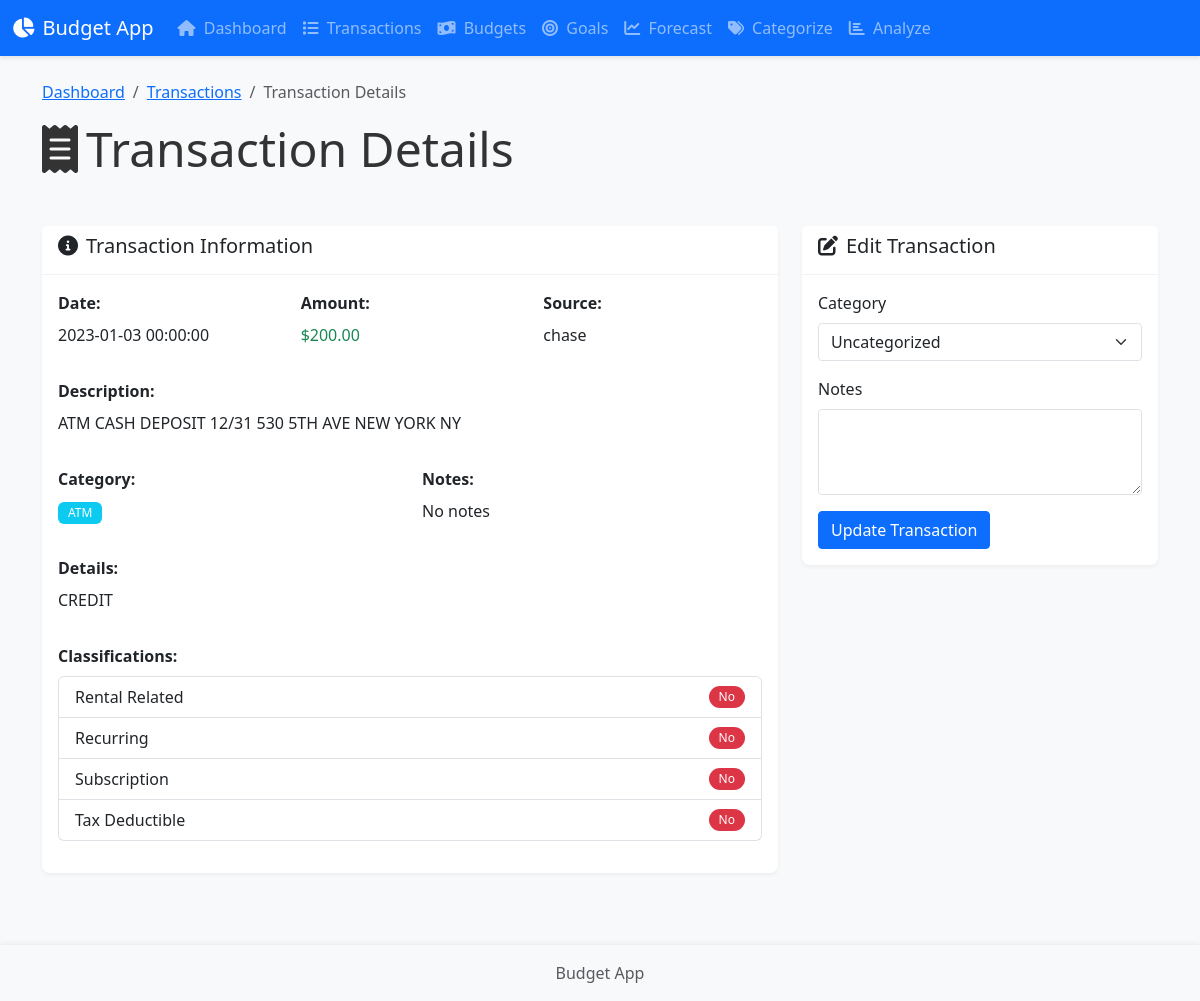
The app's page /transaction/1, older data.
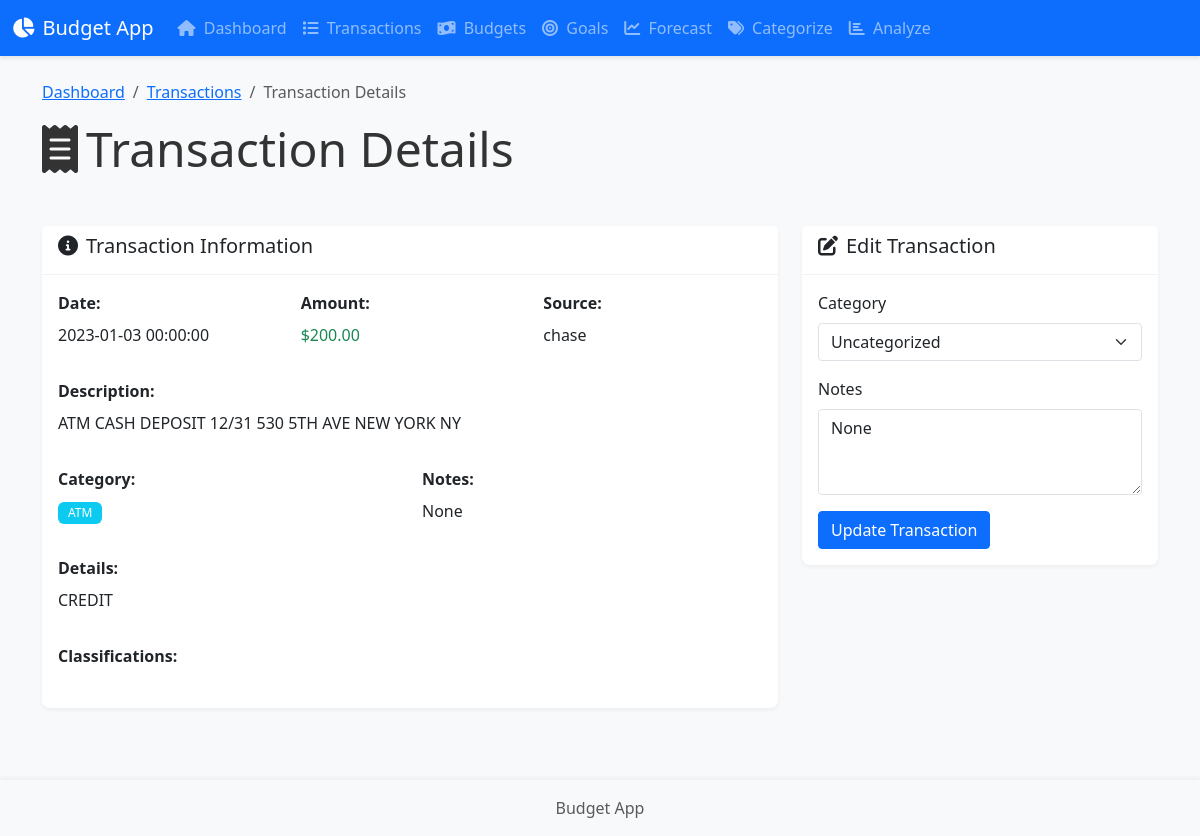
The same page, newer data.
### tables this page shows
CREATE TABLE consolidated_transactions (
            id INTEGER PRIMARY KEY AUTOINCREMENT,
            date_posted TEXT,
            description TEXT,
            amount REAL,
            category TEXT,
            details TEXT,
            source TEXT
        , rental_related INTEGER, expense_category TEXT, maintenance_upgrade TEXT, recurring INTEGER, recurring_group TEXT, recurring_freq TEXT, subscription INTEGER, tax_deductible INTEGER, equipment_tools INTEGER, purchase_date TEXT, asset_value REAL, depreciation_years INTEGER, notes TEXT);

### src/ui.py (the view)
@app.route('/transaction/<int:transaction_id>')
def transaction_detail(transaction_id):
    conn = get_db_connection()
    cursor = conn.cursor()
    cursor.execute("SELECT * FROM consolidated_transactions WHERE id = ?", (transaction_id,))
    transaction = cursor.fetchone()
    if not transaction:
        flash("Transaction not found", "error")
        return redirect(url_for('transactions'))
    conn.close()
    transaction_dict = dict(transaction)
    if 'amount' in transaction_dict:
        try:
            transaction_dict['amount'] = float(transaction_dict['amount'])
        except (ValueError, TypeError):
            transaction_dict['amount'] = 0.0
    return render_template('transaction_detail.html', transaction=transaction_dict)

### src/ui.py (called while the page is built)
def get_db_connection():
    conn = sqlite3.connect(DB_PATH)
    conn.row_factory = sqlite3.Row  # This enables column access by name
    return conn

### src/templates/transaction_detail.html (shortened to what this page needs)
{% extends "base.html" %}
{% block content %}
<div class="row mb-4">
    <div class="col-12">
        <nav aria-label="breadcrumb">
            <ol class="breadcrumb">
                <li class="breadcrumb-item"><a href="/">Dashboard</a></li>
                <li class="breadcrumb-item"><a href="/transactions">Transactions</a></li>
                <li class="breadcrumb-item active">Transaction Details</li>
            </ol>
        </nav>
        <h1 class="display-5 mb-4">
            <i class="fas fa-receipt me-2"></i>Transaction Details
        </h1>
    </div>
</div>
<div class="row">
    <div class="col-md-8">
        <div class="card mb-4">
            <div class="card-header">
                <h5>
                    <i class="fas fa-info-circle me-2"></i>Transaction Information
                </h5>
            </div>
            <div class="card-body">
                <div class="row mb-3">
                    <div class="col-md-4">
                        <label class="form-label fw-bold">Date:</label>
                        <p>{{ transaction.date_posted }}</p>
                    </div>
                    <div class="col-md-4">
                        <label class="form-label fw-bold">Amount:</label>
                        <p class="{{ 'text-success' if transaction.amount|float > 0 else 'text-danger' }}">
                            ${{ "%.2f"|format(transaction.amount|float|abs) }}
                        </p>
                    </div>
                    <div class="col-md-4">
                        <label class="form-label fw-bold">Source:</label>
                        <p>{{ transaction.source }}</p>
                    </div>
                </div>
                <div class="row mb-3">
                    <div class="col-12">
                        <label class="form-label fw-bold">Description:</label>
                        <p>{{ transaction.description }}</p>
                    </div>
                </div>
                <div class="row mb-3">
                    <div class="col-md-6">
                        <label class="form-label fw-bold">Category:</label>
                        {% if transaction.category %}
                        <p><span class="badge bg-info">{{ transaction.category }}</span></p>
                        {% else %}
                        <p><span class="badge bg-secondary">Uncategorized</span></p>
                        {% endif %}
                    </div>
                    <div class="col-md-6">
                        <label class="form-label fw-bold">Notes:</label>
                        <p>{{ transaction.notes|default("No notes") }}</p>
                    </div>
                </div>
                {% if transaction.details %}
                <div class="row mb-3">
                    <div class="col-12">
                        <label class="form-label fw-bold">Details:</label>
                        <p>{{ transaction.details }}</p>
                    </div>
                </div>
                {% endif %}
                <div class="row mb-3">
                    <div class="col-12">
                        <label class="form-label fw-bold">Classifications:</label>
                        <ul class="list-group">
                            {% if transaction.rental_related is not none %}
                            <li class="list-group-item d-flex justify-content-between align-items-center">
                                Rental Related
                                <span class="badge bg-{{ 'success' if transaction.rental_related else 'danger' }} rounded-pill">
                                    {{ 'Yes' if transaction.rental_related else 'No' }}
                                </span>
                            </li>
                            {% endif %}
                            {% if transaction.recurring is not none %}
                            <li class="list-group-item d-flex justify-content-between align-items-center">
                                Recurring
                                <span class="badge bg-{{ 'success' if transaction.recurring else 'danger' }} rounded-pill">
                                    {{ 'Yes' if transaction.recurring else 'No' }}
                                </span>
                            </li>
                            {% endif %}
                            {% if transaction.subscription is not none %}
                            <li class="list-group-item d-flex justify-content-between align-items-center">
                                Subscription
                                <span class="badge bg-{{ 'success' if transaction.subscription else 'danger' }} rounded-pill">
                                    {{ 'Yes' if transaction.subscription else 'No' }}
                                </span>
                            </li>
                            {% endif %}
                            {% if transaction.tax_deductible is not none %}
                            <li class="list-group-item d-flex justify-content-between align-items-center">
                                Tax Deductible
                                <span class="badge bg-{{ 'success' if transaction.tax_deductible else 'danger' }} rounded-pill">
                                    {{ 'Yes' if transaction.tax_deductible else 'No' }}
                                </span>
                            </li>
                            {% endif %}
                        </ul>
                    </div>
                </div>
            </div>
        </div>
    </div>
    <div class="col-md-4">
        <div class="card mb-4">
            <div class="card-header">
                <h5>
                    <i class="fas fa-edit me-2"></i>Edit Transaction
                </h5>
            </div>
            <div class="card-body">
                <form method="POST" action="/transaction/{{ transaction.id }}/update">
                    <div class="mb-3">
                        <label for="category" class="form-label">Category</label>
                        <select class="form-select" id="category" name="category">
                            <option value="">Uncategorized</option>
                        </select>
                    </div>
                    <div class="mb-3">
                        <label for="notes" class="form-label">Notes</label>
                        <textarea class="form-control" id="notes" name="notes" rows="3">{{ transaction.notes|default('') }}</textarea>
                    </div>
                    <button type="submit" class="btn btn-primary">Update Transaction</button>
                </form>
            </div>
        </div>
    </div>
</div>
{% endblock %}

### src/templates/base.html (shortened to what this page needs)
<!DOCTYPE html>
<html lang="en">
<head>
    <link href="https://cdn.jsdelivr.net/npm/bootstrap@5.3.0-alpha1/dist/css/bootstrap.min.css" rel="stylesheet">
    <link rel="stylesheet" href="https://cdnjs.cloudflare.com/ajax/libs/font-awesome/6.0.0/css/all.min.css">
    <link rel="stylesheet" href="{{ url_for('static_files', filename='css/style.css') }}">
</head>
<body>
    <nav class="navbar navbar-expand-lg navbar-dark bg-primary">
        <div class="container-fluid">
            <a class="navbar-brand" href="/">
                <i class="fas fa-chart-pie me-2"></i>Budget App
            </a>
            <div class="collapse navbar-collapse" id="navbarNav">
                <ul class="navbar-nav">
                    <li class="nav-item">
                        <a class="nav-link" href="/"><i class="fas fa-home me-1"></i> Dashboard</a>
                    </li>
                    <li class="nav-item">
                        <a class="nav-link" href="/transactions"><i class="fas fa-list me-1"></i> Transactions</a>
                    </li>
                    <li class="nav-item">
                        <a class="nav-link" href="/budgets"><i class="fas fa-money-bill-wave me-1"></i> Budgets</a>
                    </li>
                    <li class="nav-item">
                        <a class="nav-link" href="/goals"><i class="fas fa-bullseye me-1"></i> Goals</a>
                    </li>
                    <li class="nav-item">
                        <a class="nav-link" href="/forecast"><i class="fas fa-chart-line me-1"></i> Forecast</a>
                    </li>
                    <li class="nav-item">
                        <a class="nav-link" href="/categorize"><i class="fas fa-tags me-1"></i> Categorize</a>
                    </li>
                    <li class="nav-item">
                        <a class="nav-link" href="/analyze"><i class="fas fa-chart-bar me-1"></i> Analyze</a>
                    </li>
                </ul>
            </div>
        </div>
    </nav>
    <div class="container mt-4">
        {% block content %}{% endblock %}
    </div>
    <footer class="footer mt-5 py-3 bg-light">
        <div class="container text-center">
            <span class="text-muted">Budget App</span>
        </div>
    </footer>
</body>
</html>

### src/static/css/style.css (style rules this page uses)
body { background-color: #f8f9fa; color: #333; }
.navbar { box-shadow: 0 2px 4px rgba(0, 0, 0, 0.1); }
.card { box-shadow: 0 2px 4px rgba(0, 0, 0, 0.05); border-radius: 8px; border: none; margin-bottom: 20px; }
.card-header { background-color: #fff; border-bottom: 1px solid rgba(0, 0, 0, 0.05); font-weight: 600; }
.btn { border-radius: 4px; }
.badge { font-weight: 500; padding: 5px 10px; }
.form-control, .form-select { border-radius: 4px; border-color: #dee2e6; }
.footer { box-shadow: 0 -2px 4px rgba(0, 0, 0, 0.05); }

Row changes from the older to the newer data that the page shows:
changed consolidated_transactions "chase": rental_related "No" → (not shown)
Text that changed along with them:
{{ transaction.notes|default("No notes") }}: "No notes" → "None"
form field notes: (not shown) → "None"
{{ 'Yes' if transaction.recurring else 'No' }}: "No" → (not shown)
{{ 'Yes' if transaction.subscription else 'No' }}: "No" → (not shown)
{{ 'Yes' if transaction.tax_deductible else 'No' }}: "No" → (not shown)
text no longer shown: "Rental Related Recurring Subscription Tax Deductible"
